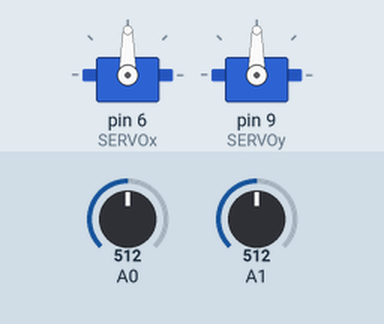
Recording of a sketch running on a simulated Arduino Uno, built with avr-gcc and run on an emulated ATmega328P. Parts: 2 × servo. The inputs (shaded band) are chosen by the test bench; at power-on: A0 = 512, A1 = 512.

Above: at 1.2 s.
1.3 s: A0 set to 716
At 2.5 s:
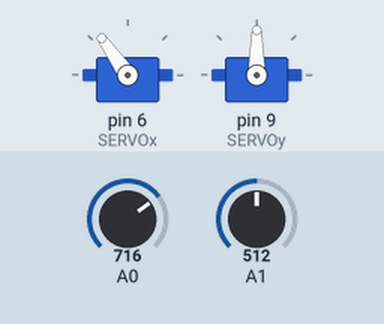
2.8 s: A1 set to 716
At 3.7 s:
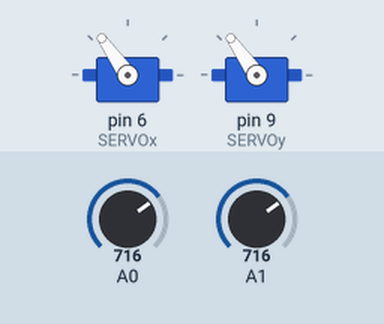
4.3 s: A0 set to 900
At 4.8 s:
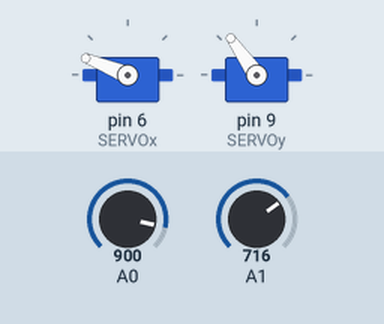
5.8 s: A1 set to 900
At 6.2 s:
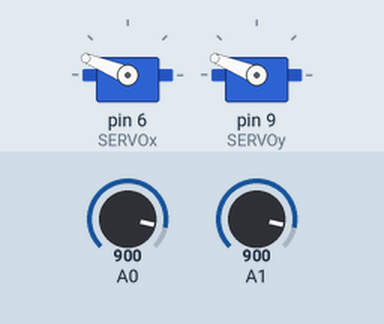
7.3 s: A0 set to 1023
At 8.4 s:
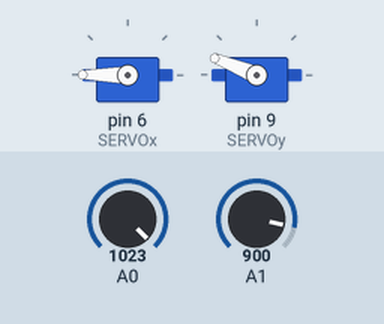
8.8 s: A1 set to 1023
At 9.4 s:
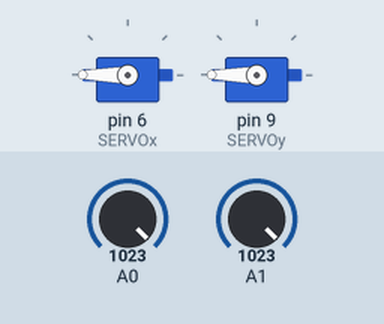
Timing chart, 0 to 11.3 s (numbered marks = the images above; inputs shaded):
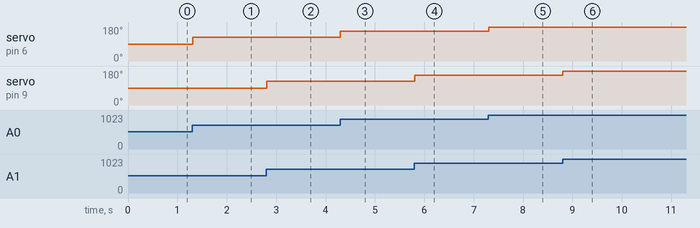

Measured:
- after the input at 1.3 s, servo on pin 6 (SERVOx): 90° → 125° at once
- after the input at 2.8 s, servo on pin 9 (SERVOy): 90° → 125° at once
- after the input at 4.3 s, servo on pin 6 (SERVOx): 125° → 158° at once
- after the input at 5.8 s, servo on pin 9 (SERVOy): 125° → 158° at once
- after the input at 7.3 s, servo on pin 6 (SERVOx): 158° → 180° at once
- after the input at 8.8 s, servo on pin 9 (SERVOy): 158° → 180° at once

The sketch:

11_JOYSTICK_CON_2_SERVOS.ino
```cpp
// Montaje 11: JOYSTICK CON 2 SERVOS

#include <Servo.h>
Servo SERVOx;
Servo SERVOy;

int JOYx = A0;   //LECTURA:   0--508-1023
int JOYy = A1;   //LECTURA:   0--508-1023
int Sx=0;
int Sy=0;

void setup() {

SERVOx.attach(6);  // vincula el servo al pin digital 6
SERVOy.attach(9);  // vincula el servo al pin digital 9

Serial.begin(9600);

  }

void loop(){
  JOYx = analogRead(A0);
  JOYy = analogRead(A1);

Sx = map(JOYx, 0, 1023, 0, 180); //map(value, fromLow, fromHigh, toLow, toHigh)
Sy = map(JOYy, 0, 1023, 0, 180);

SERVOx.write(Sx);
SERVOy.write(Sy);

/*Serial.print("JOYx=");
Serial.print(JOYx);
Serial.print("  JOYy=");
Serial.print(JOYy);
Serial.print("  Sx= ");
Serial.print(Sx);
Serial.print("  Sy= ");
Serial.println(Sy);*/
delay(10);
}
```
